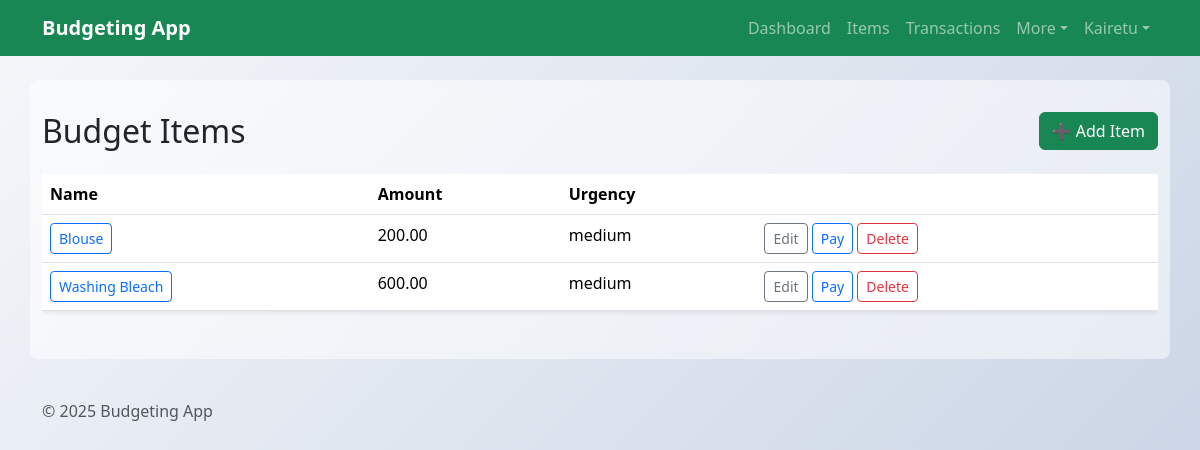
Before: /BudgetingApp/budgetitems/ (signed in) with the older database file.
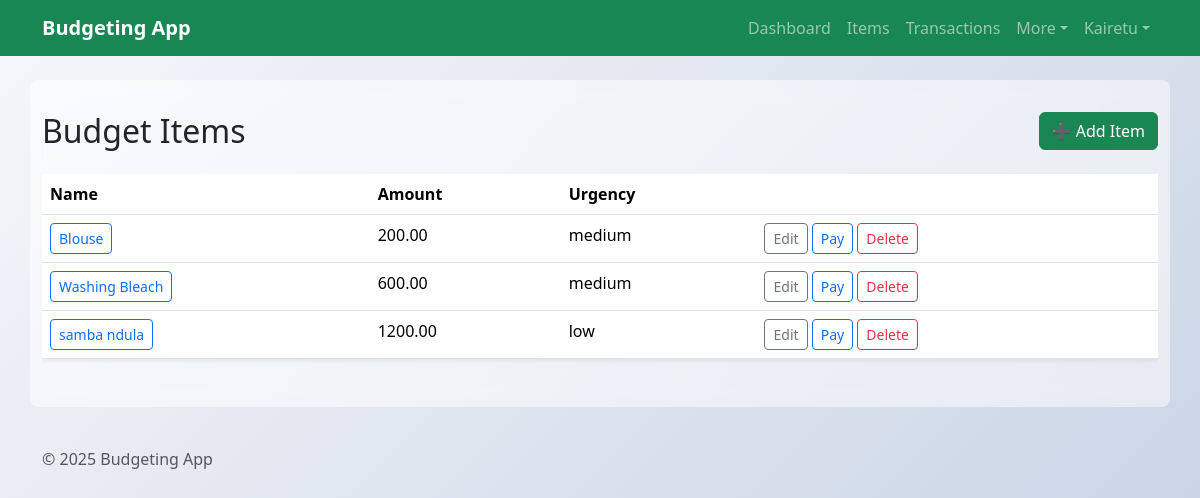
After: the same page with the newer database file.
### BudgetingApp/models.py (models this page shows, shortened)
class BudgetItem(models.Model):
    owner = models.ForeignKey(settings.AUTH_USER_MODEL, on_delete=models.CASCADE, null=True, blank=True, related_name='budget_items')
    name = models.CharField(max_length=100)
    category = models.CharField(max_length=100, blank=True, null=True)
    amount = models.DecimalField(max_digits=10, decimal_places=2)
    description = models.TextField(blank=True, null=True)
    urgency = models.CharField(max_length=50, choices=[
        ('low', 'Low'),
        ('medium', 'Medium'),
        ('high', 'High')
    ])
    created_at = models.DateTimeField(auto_now_add=True)
    updated_at = models.DateTimeField(auto_now=True)

### BudgetingApp/views.py (the view)
# urls.py: path('budgetitems/', views.BudgetItemListView.as_view(), name='budgetitem-list'),
class BudgetItemListView(LoginRequiredMixin, ListView):
    model = BudgetItem
    template_name = 'BudgetingApp/BudgetItem_list.html'
    def get_queryset(self):
        if self.request.user.is_authenticated:
            return BudgetItem.objects.filter(owner=self.request.user)
        return BudgetItem.objects.none()

### BudgetingApp/templates/BudgetingApp/BudgetItem_list.html
{% extends 'BudgetingApp/base.html' %}
{% block content %}
<div class="d-flex justify-content-between align-items-center mb-4">
  <h2 class="mb-0">Budget Items</h2>
  <a class="btn btn-success" href="{% url 'budgetitem-add' %}">➕ Add Item</a>
</div>
<div class="table-responsive">
  <table class="table table-hover shadow-sm">
  <thead>
    <tr>
      <th>Name</th>
      <th>Amount</th>
      <th>Urgency</th>
      <th></th>
    </tr>
  </thead>
  <tbody>
    {% for item in object_list %}
    <tr>
      <td><a class="btn btn-sm btn-outline-primary" href="{% url 'budgetitem-detail' item.pk %}">{{ item.name }}</a></td>
      <td>{{ item.amount }}</td>
      <td>{{ item.urgency }}</td>
      <td>
        <a class="btn btn-sm btn-outline-secondary" href="{% url 'budgetitem-edit' item.pk %}">Edit</a>
        <a class="btn btn-sm btn-outline-primary" href="{% url 'payments' %}">Pay</a>
        <a class="btn btn-sm btn-outline-danger" href="{% url 'budgetitem-delete' item.pk %}">Delete</a>
      </td>
    </tr>
    {% empty %}
    <tr><td colspan="4" class="text-center text-muted py-3">No items yet.</td></tr>
    {% endfor %}
  </tbody>
</table>
</div>
{% endblock %}

Changed rows visible on the page:
added BudgetItem: name "samba ndula", amount "1200.00", urgency "low"
